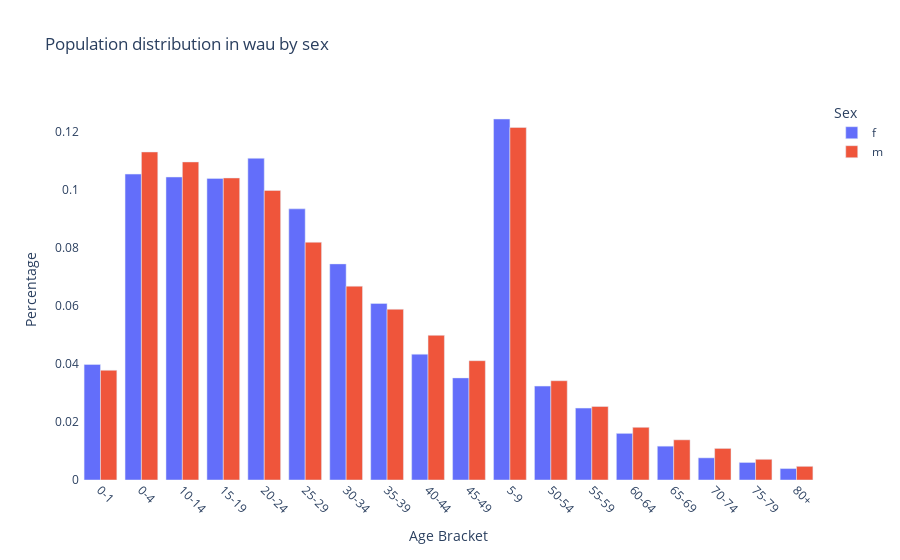

Notebook code cell kept with this figure:
### Markdown cell above
Population distribution by age and sex

### Code cell
age_stats()

### Figure 1 — Plotly figure (JSON) as saved in the notebook; plotly's stock layout.template omitted (floating-point values rounded to 4 significant figures)
{"data": [{"alignmentgroup": "True", "hovertemplate": "Sex=f<br>Age Bracket=%{x}<br>Percentage=%{y}<extra></extra>", "legendgroup": "f", "marker": {"color": "#636efa", "pattern": {"shape": ""}}, "name": "f", "offsetgroup": "f", "orientation": "v", "showlegend": true, "textposition": "auto", "type": "bar", "x": ["0-1", "0-4", "10-14", "15-19", "20-24", "25-29", "30-34", "35-39", "40-44", "45-49", "5-9", "50-54", "55-59", "60-64", "65-69", "70-74", "75-79", "80+"], "xaxis": "x", "y": [0.03987, 0.1056, 0.1046, 0.1041, 0.111, 0.09357, 0.07458, 0.06092, 0.04341, 0.03524, 0.1246, 0.0324, 0.02481, 0.01609, 0.01167, 0.007648, 0.006053, 0.003947], "yaxis": "y"}, {"alignmentgroup": "True", "hovertemplate": "Sex=m<br>Age Bracket=%{x}<br>Percentage=%{y}<extra></extra>", "legendgroup": "m", "marker": {"color": "#EF553B", "pattern": {"shape": ""}}, "name": "m", "offsetgroup": "m", "orientation": "v", "showlegend": true, "textposition": "auto", "type": "bar", "x": ["0-1", "0-4", "10-14", "15-19", "20-24", "25-29", "30-34", "35-39", "40-44", "45-49", "5-9", "50-54", "55-59", "60-64", "65-69", "70-74", "75-79", "80+"], "xaxis": "x", "y": [0.03786, 0.1132, 0.1098, 0.1042, 0.09992, 0.08205, 0.06689, 0.05892, 0.04993, 0.04117, 0.1217, 0.03426, 0.02536, 0.01816, 0.01387, 0.0109, 0.007144, 0.004717], "yaxis": "y"}], "layout": {"barmode": "group", "legend": {"title": {"text": "Sex"}, "tracegroupgap": 0}, "plot_bgcolor": "white", "title": {"text": "Population distribution in wau by sex"}, "xaxis": {"anchor": "y", "domain": [0, 1], "tickangle": 45, "title": {"text": "Age Bracket"}}, "yaxis": {"anchor": "x", "domain": [0, 1], "title": {"text": "Percentage"}}}}
